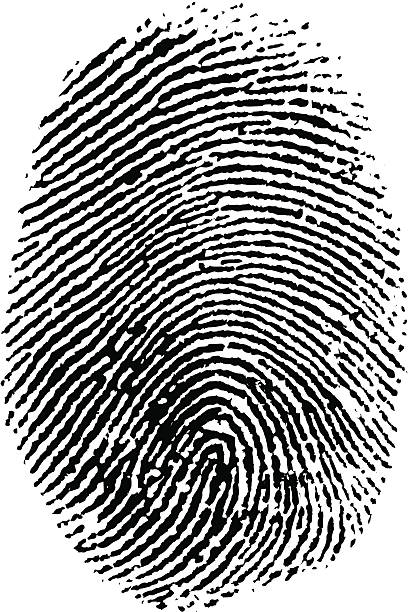
#> input picture p3/Imagen1.png, 409 x 612 px
$ python HitOrMiss.py
#> lines starting #> are read from the running program, lines starting #| are printed output that depends on the picture; after the words box and inside, x2 and y2 are one past the last pixel; in counts of white or black regions, pixels touching at a corner belong together
import cv2
import numpy as np
import matplotlib.pyplot as plt

# Cargar la imagen proporcionada
image_path = 'Imagen1.png'
image = cv2.imread(image_path, cv2.IMREAD_GRAYSCALE)
#> image: shape (612, 409); min 0, max 255, mean 160.2

# Mostrar la imagen original
plt.imshow(image, cmap='gray')
plt.title('Imagen Original')
plt.show()

# Convertir la imagen a binaria
_, binary_image = cv2.threshold(image, 127, 255, cv2.THRESH_BINARY)
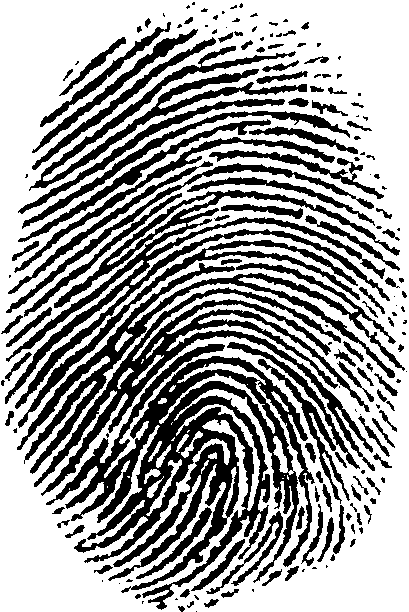
#> binary_image: shape (612, 409); 62.7% white; 180 black regions (68 under 20 px), largest, box (x1, y1, x2, y2) and area: (46, 344, 315, 610) 24238, (34, 287, 375, 496) 9903, (5, 190, 400, 409) 9789
binary_image = binary_image.astype(np.uint8)

# Mostrar la imagen binaria
plt.imshow(binary_image, cmap='gray')
plt.title('Imagen Binaria')
plt.show()

def apply_erosion(image, kernel):
    erosion = cv2.erode(image, kernel, iterations=1)
    return erosion

def hit_or_miss(image, hit_kernel, miss_kernel):
    _, binary_image = cv2.threshold(image, 127, 255, cv2.THRESH_BINARY)
    binary_image = binary_image.astype(np.uint8)

    # Invertir la imagen para la operación "miss"
    inverted_image = cv2.bitwise_not(binary_image)

    # Aplicar erosión con el kernel "hit"
    erosion_hit = apply_erosion(binary_image, hit_kernel)
#> in apply_erosion, `erosion = cv2.erode(image, kernel, iterations=1)`:
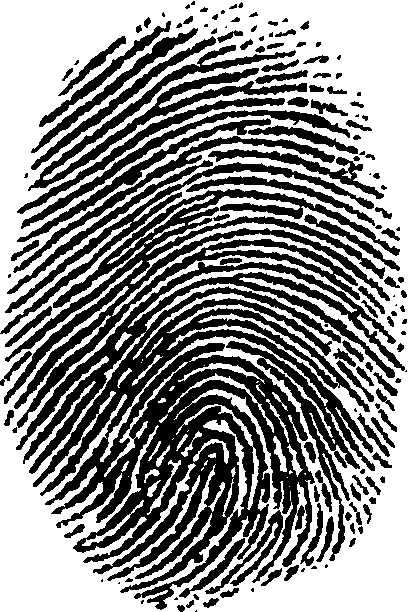
#> erosion: shape (612, 409); 55.5% white; 150 black regions (33 under 20 px), largest, box (x1, y1, x2, y2) and area: (16, 262, 405, 610) 53769, (4, 189, 400, 428) 16238, (28, 45, 307, 191) 5523
    # Aplicar erosión con el kernel "miss" en la imagen invertida
    erosion_miss = apply_erosion(inverted_image, miss_kernel)
#> in apply_erosion (call 2), `erosion = cv2.erode(image, kernel, iterations=1)`:
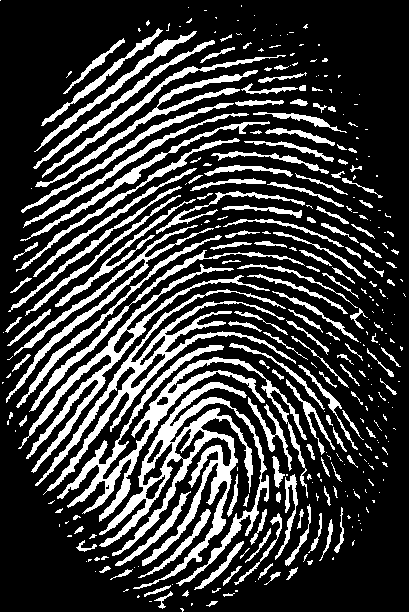
#> erosion: shape (612, 409); 23.7% white; 335 white regions (182 under 20 px), largest, box (x1, y1, x2, y2) and area: (99, 382, 269, 589) 8619, (57, 345, 308, 522) 5404, (35, 289, 296, 495) 4734

    # Aplicar la operación de hit-or-miss (AND lógico)
    hit_or_miss_result = cv2.bitwise_and(erosion_hit, erosion_miss)
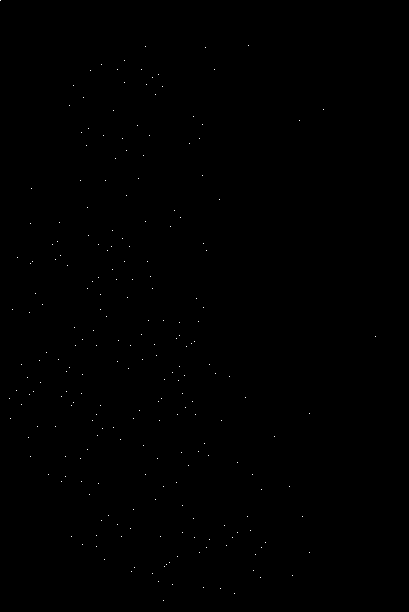
#> hit_or_miss_result: shape (612, 409); 0.09% white in thin lines or dots
    return hit_or_miss_result

def thinning(image):
    _, binary_image = cv2.threshold(image, 127, 255, cv2.THRESH_BINARY)
    binary_image = binary_image.astype(np.uint8)
    skeleton = np.zeros(binary_image.shape, np.uint8)
    element = cv2.getStructuringElement(cv2.MORPH_CROSS, (3, 3))

    while True:
        eroded = cv2.erode(binary_image, element)
        temp = cv2.dilate(eroded, element)
        temp = cv2.subtract(binary_image, temp)
        skeleton = cv2.bitwise_or(skeleton, temp)
        binary_image = eroded.copy()

        if cv2.countNonZero(binary_image) == 0:
            break
#> this loop made 138 passes
#> pass 1, in thinning, `eroded = cv2.erode(binary_image, element)`:
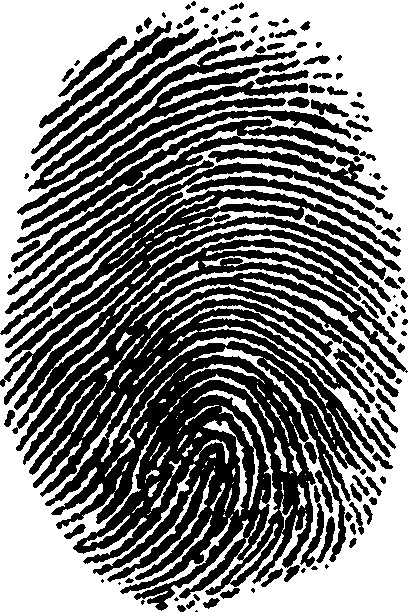
#> eroded: shape (612, 409); 50.3% white; 125 black regions (21 under 20 px), largest, box (x1, y1, x2, y2) and area: (0, 162, 408, 611) 85448, (13, 118, 385, 274) 8089, (28, 45, 308, 192) 6211
#> pass 1, in thinning, `temp = cv2.subtract(binary_image, temp)`:
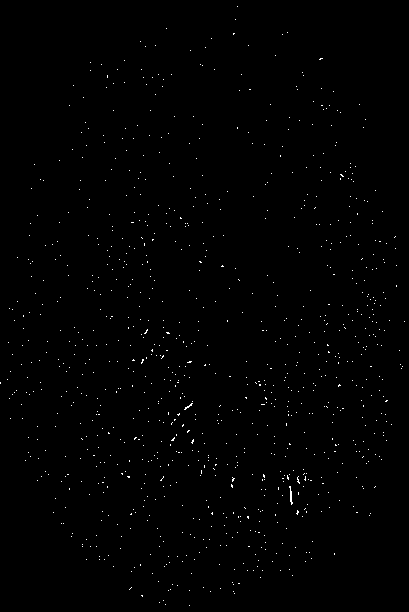
#> temp: shape (612, 409); 0.52% white in thin lines or dots
#> after the loop: binary_image: shape (612, 409); every value is 0
#> after the loop:
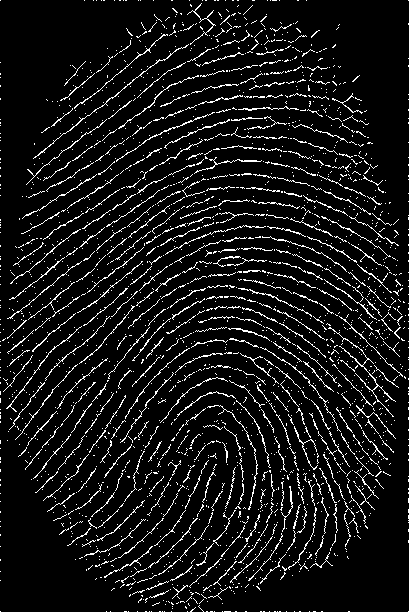
#> skeleton: shape (612, 409); 8.2% white in thin lines or dots

    return skeleton

# Definir los elementos estructurantes según la imagen proporcionada
hit_kernel = np.array([[0, 0, 0],
                       [0, 1, 1],
                       [0, 1, 0]], dtype=np.uint8)

miss_kernel = np.array([[1, 1, 1],
                        [1, 0, 0],
                        [1, 0, 0]], dtype=np.uint8)

# Aplicar la transformada Hit-or-Miss
hit_or_miss_result = hit_or_miss(image, hit_kernel, miss_kernel)

# Guardar el resultado de Hit-or-Miss
cv2.imwrite('hit_or_miss_result.png', hit_or_miss_result)

# Aplicar adelgazamiento morfológico a la imagen original
thinning_result = thinning(image)

# Guardar el resultado del adelgazamiento morfológico
cv2.imwrite('thinning_result.png', thinning_result)

# Aplicar adelgazamiento morfológico a la imagen resultante de Hit-or-Miss
thinning_hit_or_miss_result = thinning(hit_or_miss_result)

# Guardar el resultado de aplicar ambos métodos
cv2.imwrite('thinning_hit_or_miss_result.png', thinning_hit_or_miss_result)

# Mostrar los resultados
plt.figure(figsize=(15, 5))

plt.subplot(1, 3, 1)
plt.imshow(hit_or_miss_result, cmap='gray')
plt.title('Resultado Hit-or-Miss')

plt.subplot(1, 3, 2)
plt.imshow(thinning_result, cmap='gray')
plt.title('Resultado Adelgazamiento')

plt.subplot(1, 3, 3)
plt.imshow(thinning_hit_or_miss_result, cmap='gray')
plt.title('Resultado Hit-or-Miss + Adelgazamiento')

plt.show()

$ run again, with p3/Imagen4.png copied over p3/Imagen1.png
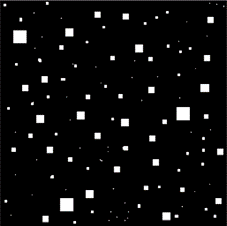
#> input picture p3/Imagen4.png, 227 x 226 px
#> `_, binary_image = cv2.threshold(image, 127, 255, cv2.THRESH_BINARY)`:
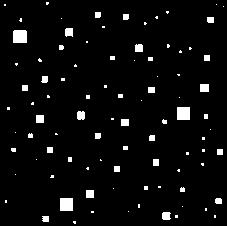
#> binary_image: shape (226, 227); 4.2% white; 91 white regions (55 under 20 px), largest, box (x1, y1, x2, y2) and area: (13, 30, 27, 43) 180, (177, 107, 190, 120) 169, (60, 198, 73, 211) 169
#> erosion: shape (226, 227); 2.9% white; 76 white regions (50 under 20 px), largest, box (x1, y1, x2, y2) and area: (13, 30, 26, 42) 154, (177, 107, 189, 119) 144, (60, 198, 72, 210) 144
#> erosion: shape (226, 227); 92.9% white; 91 black regions (36 under 20 px), largest, box (x1, y1, x2, y2) and area: (12, 29, 28, 44) 233, (176, 106, 191, 121) 221, (59, 197, 74, 212) 221
#> hit_or_miss_result: shape (226, 227); 0.11% white in thin lines or dots
#> after the loop in thinning, `while True:`:
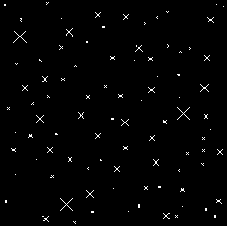
#> skeleton: shape (226, 227); 1.3% white in thin lines or dots
